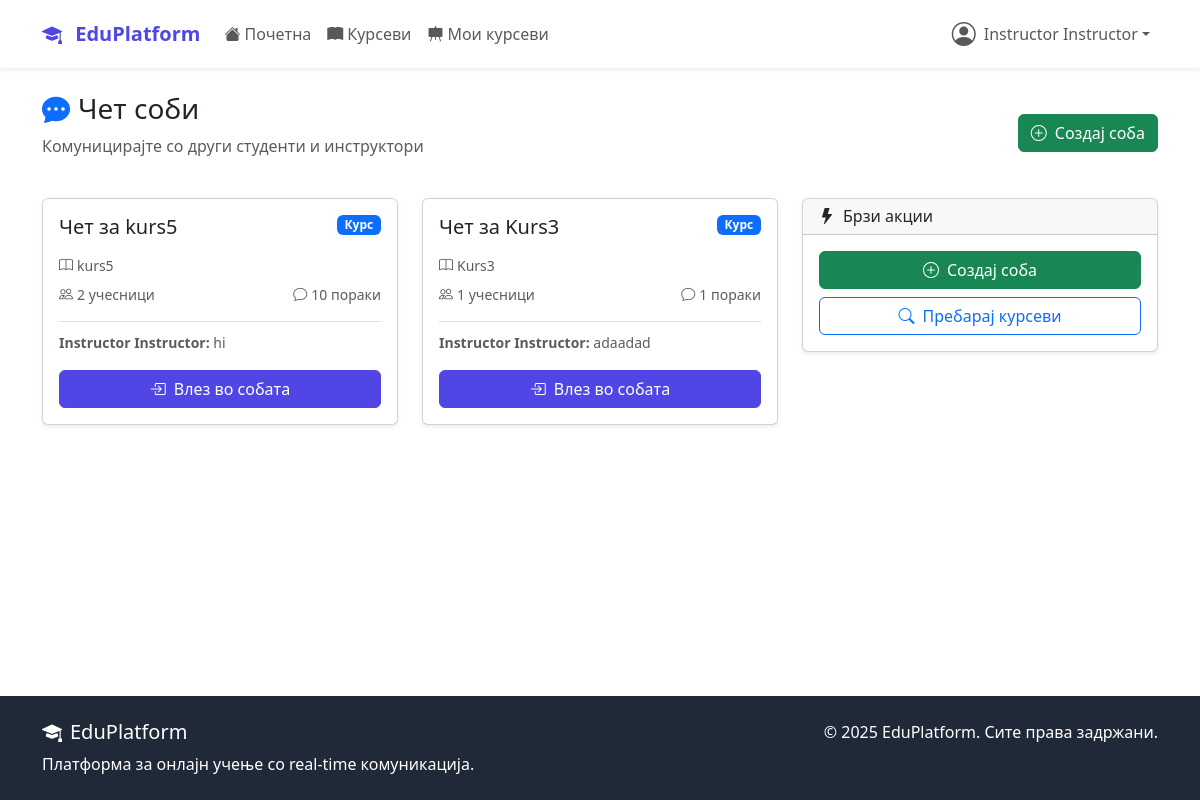
The page /chat/ (signed in) on the database its author committed.
### accounts/models.py (models this page shows, shortened)
class User(AbstractUser):
    USER_TYPE_CHOICES = (
        ('student', 'Студент'),
        ('instructor', 'Инструктор'),
        ('admin', 'Администратор'),
    )
    user_type = models.CharField(
        max_length=20,
        choices=USER_TYPE_CHOICES,
        default='student'
    )
    bio = models.TextField(max_length=500, blank=True)
    profile_picture = models.ImageField(
        upload_to='profile_pics/',
        blank=True,  # Додадено
        null=True    # Додадено
    )
    birth_date = models.DateField(null=True, blank=True)
    phone_number = models.CharField(max_length=15, blank=True)
    created_at = models.DateTimeField(auto_now_add=True)
    updated_at = models.DateTimeField(auto_now=True)

### chat/models.py (models this page shows, shortened)
class ChatRoom(models.Model):
    ROOM_TYPE_CHOICES = (
        ('course', 'Курс'),
        ('private', 'Приватен'),
        ('general', 'Општ'),
    )
    name = models.CharField(max_length=100)
    room_type = models.CharField(max_length=20, choices=ROOM_TYPE_CHOICES)
    course = models.OneToOneField(
        Course,
        on_delete=models.CASCADE,
        null=True,
        blank=True,
        related_name='chat_room'
    )
    participants = models.ManyToManyField(
        settings.AUTH_USER_MODEL,
        related_name='chat_rooms'
    )
    created_by = models.ForeignKey(
        settings.AUTH_USER_MODEL,
        on_delete=models.CASCADE,
        related_name='created_rooms'
    )
    is_active = models.BooleanField(default=True)
    created_at = models.DateTimeField(auto_now_add=True)
    def get_latest_message(self):
        return self.messages.order_by('-timestamp').first()

class Message(models.Model):
    MESSAGE_TYPE_CHOICES = (
        ('text', 'Текст'),
        ('file', 'Фајл'),
        ('image', 'Слика'),
        ('system', 'Системска'),
    )
    room = models.ForeignKey(ChatRoom, on_delete=models.CASCADE, related_name='messages')
    sender = models.ForeignKey(
        settings.AUTH_USER_MODEL,
        on_delete=models.CASCADE,
        related_name='sent_messages'
    )
    content = models.TextField()
    message_type = models.CharField(max_length=20, choices=MESSAGE_TYPE_CHOICES, default='text')
    file_attachment = models.FileField(upload_to='chat_files/', blank=True, null=True)
    reply_to = models.ForeignKey(
        'self',
        on_delete=models.CASCADE,
        null=True,
        blank=True,
        related_name='replies'
    )
    is_edited = models.BooleanField(default=False)
    edited_at = models.DateTimeField(null=True, blank=True)
    timestamp = models.DateTimeField(auto_now_add=True)
    class Meta:
        ordering = ['timestamp']

### courses/models.py (models this page shows, shortened)
class Course(models.Model):
    DIFFICULTY_CHOICES = (
        ('beginner', 'Почетник'),
        ('intermediate', 'Средно'),
        ('advanced', 'Напредно'),
    )
    STATUS_CHOICES = (
        ('draft', 'Нацрт'),
        ('published', 'Објавен'),
        ('archived', 'Архивиран'),
    )
    title = models.CharField(max_length=200)
    slug = models.SlugField(unique=True, blank=True, max_length=250)
    description = models.TextField()
    instructor = models.ForeignKey(
        settings.AUTH_USER_MODEL,
        on_delete=models.CASCADE,
        related_name='courses_taught'
    )
    category = models.ForeignKey(Category, on_delete=models.CASCADE)
    thumbnail = models.ImageField(upload_to='course_thumbnails/', blank=True)
    price = models.DecimalField(max_digits=8, decimal_places=2, default=0.00)
    difficulty = models.CharField(max_length=20, choices=DIFFICULTY_CHOICES)
    status = models.CharField(max_length=20, choices=STATUS_CHOICES, default='published')
    duration_hours = models.PositiveIntegerField(help_text="Должина во часови")
    max_students = models.PositiveIntegerField(null=True, blank=True)
    requirements = models.TextField(blank=True, help_text="Предуслови за курсот")
    what_you_learn = models.TextField(help_text="Што ќе научат студентите")
    created_at = models.DateTimeField(auto_now_add=True)
    updated_at = models.DateTimeField(auto_now=True)
    class Meta:
        ordering = ['-created_at']

### chat/views.py (the view)
# urls.py: path('', views.ChatListView.as_view(), name='list'),
class ChatListView(LoginRequiredMixin, ListView):
    model = ChatRoom
    template_name = 'chat/list.html'
    context_object_name = 'chat_rooms'
    def get_queryset(self):
        user = self.request.user
        return ChatRoom.objects.filter(
            participants=user,
            is_active=True
        ).annotate(
            message_count=Count('messages')
        ).order_by('-created_at')
    def get_context_data(self, **kwargs):
        context = super().get_context_data(**kwargs)
        user = self.request.user
        chat_settings, created = UserChatSettings.objects.get_or_create(user=user)
        context['chat_settings'] = chat_settings
        if user.user_type == 'instructor':
            context['available_courses'] = Course.objects.filter(
                instructor=user,
                status='published'
            ).exclude(
                chat_room__isnull=False
            )
        return context

### templates/chat/list.html (shortened to what this page needs)
{% extends 'base.html' %}
{% block content %}
<div class="container mt-4">
    <div class="d-flex justify-content-between align-items-center mb-4">
        <div>
            <h3><i class="bi bi-chat-dots-fill me-2 text-primary"></i>Чет соби</h3>
            <p class="text-muted">Комуницирајте со други студенти и инструктори</p>
        </div>
        {% if user.user_type == 'instructor' %}
        <a href="{% url 'chat:create_room' %}" class="btn btn-success">
            <i class="bi bi-plus-circle me-2"></i>Создај соба
        </a>
        {% endif %}
    </div>
    <div class="row">
        <div class="col-md-8">
            {% if chat_rooms %}
                <div class="row">
                    {% for room in chat_rooms %}
                    <div class="col-md-6 mb-3">
                        <div class="card chat-room-card h-100 shadow-sm">
                            <div class="card-body">
                                <div class="d-flex justify-content-between align-items-start mb-2">
                                    <h5 class="card-title">{{ room.name }}</h5>
                                    {% if room.room_type == 'course' %}
  <span class="badge bg-primary">{{ room.get_room_type_display }}</span>
{% elif room.room_type == 'private' %}
  <span class="badge bg-warning">{{ room.get_room_type_display }}</span>
{% else %}
  <span class="badge bg-info">{{ room.get_room_type_display }}</span>
{% endif %}
                                </div>
                                {% if room.course %}
                                    <p class="text-muted small mb-2">
                                        <i class="bi bi-book me-1"></i>{{ room.course.title }}
                                    </p>
                                {% endif %}
                                <div class="d-flex justify-content-between align-items-center text-muted small mb-3">
                                    <span>
                                        <i class="bi bi-people me-1"></i>{{ room.participants.count }} учесници
                                    </span>
                                    <span>
                                        <i class="bi bi-chat me-1"></i>{{ room.message_count }} пораки
                                    </span>
                                </div>
                                {% with latest_message=room.get_latest_message %}
                                {% if latest_message %}
                                    <div class="border-top pt-2 mb-3">
                                        <small class="text-muted">
                                            <strong>{{ latest_message.sender.get_full_name|default:latest_message.sender.username }}:</strong>
                                            {{ latest_message.content|truncatewords:8 }}
                                        </small>
                                    </div>
                                {% endif %}
                                {% endwith %}
                                <a href="{% url 'chat:room' room.id %}" class="btn btn-primary w-100">
                                    <i class="bi bi-box-arrow-in-right me-2"></i>Влез во собата
                                </a>
                            </div>
                        </div>
                    </div>
                    {% endfor %}
                </div>
            {% endif %}
        </div>
        <div class="col-md-4">
            <div class="card shadow-sm mb-3">
                <div class="card-header">
                    <h6 class="mb-0"><i class="bi bi-lightning-fill me-2"></i>Брзи акции</h6>
                </div>
                <div class="card-body">
                    <div class="d-grid gap-2">
                        {% if user.user_type == 'instructor' %}
                        <a href="{% url 'chat:create_room' %}" class="btn btn-success">
                            <i class="bi bi-plus-circle me-2"></i>Создај соба
                        </a>
                        {% endif %}
                        <a href="{% url 'courses:list' %}" class="btn btn-outline-primary">
                            <i class="bi bi-search me-2"></i>Пребарај курсеви
                        </a>
                    </div>
                </div>
            </div>
        </div>
    </div>
</div>
{% endblock %}

### templates/base.html (shortened to what this page needs)
<!DOCTYPE html>
<html lang="mk">
<head>
    <link href="https://cdn.jsdelivr.net/npm/bootstrap@5.3.2/dist/css/bootstrap.min.css" rel="stylesheet">
    <link rel="stylesheet" href="https://cdn.jsdelivr.net/npm/bootstrap-icons@1.11.1/font/bootstrap-icons.css">
</head>
<body class="d-flex flex-column min-vh-100">
    <nav class="navbar navbar-expand-lg navbar-light bg-white shadow-sm">
        <div class="container">
            <a class="navbar-brand" href="{% url 'dashboard:home' %}">
                <i class="bi bi-mortarboard-fill me-2"></i>
                EduPlatform
            </a>
            <div class="collapse navbar-collapse" id="navbarNav">
                <ul class="navbar-nav me-auto">
                    <li class="nav-item">
                        <a class="nav-link" href="{% url 'dashboard:home' %}">
                            <i class="bi bi-house-fill me-1"></i>Почетна
                        </a>
                    </li>
                    <li class="nav-item">
                        <a class="nav-link" href="{% url 'courses:list' %}">
                            <i class="bi bi-book-fill me-1"></i>Курсеви
                        </a>
                    </li>
                    {% if user.is_authenticated and user.user_type == 'instructor' %}
                    <li class="nav-item">
                        <a class="nav-link" href="{% url 'courses:my_courses' %}">
                            <i class="bi bi-easel-fill me-1"></i>Мои курсеви
                        </a>
                    </li>
                    {% endif %}
                </ul>
                <ul class="navbar-nav">
                    {% if user.is_authenticated %}
                        <li class="nav-item dropdown">
                            <a class="nav-link dropdown-toggle d-flex align-items-center" href="#"
                               id="navbarDropdown" role="button" data-bs-toggle="dropdown">
                                {% if user.profile_picture %}
                                    <img src="{{ user.profile_picture.url }}" alt="Профил"
                                         class="rounded-circle me-2" width="32" height="32">
                                {% else %}
                                    <i class="bi bi-person-circle me-2 fs-4"></i>
                                {% endif %}
                                {{ user.get_full_name|default:user.username }}
                            </a>
                        </li>
                    {% endif %}
                </ul>
            </div>
        </div>
    </nav>
    <main class="flex-grow-1">
        {% block content %}{% endblock %}
    </main>
    <footer class="footer mt-5 py-4">
        <div class="container">
            <div class="row">
                <div class="col-md-6">
                    <h5><i class="bi bi-mortarboard-fill me-2"></i>EduPlatform</h5>
                    <p class="mb-0">Платформа за онлајн учење со real-time комуникација.</p>
                </div>
                <div class="col-md-6 text-md-end">
                    <p class="mb-0">&copy; 2025 EduPlatform. Сите права задржани.</p>
                </div>
            </div>
        </div>
    </footer>
</body>
</html>

### templates/base.html (style rules this page uses)
:root { --primary-color: #4f46e5; --secondary-color: #6366f1; --success-color: #10b981; --warning-color: #f59e0b; --danger-color: #ef4444; --dark-color: #1f2937; --light-color: #f8fafc; }
.navbar-brand { font-weight: bold; color: var(--primary-color) !important; }
.btn-primary { background-color: var(--primary-color); border-color: var(--primary-color); }
.footer { background-color: var(--dark-color); color: white; margin-top: auto; }

### templates/chat/list.html (style rules this page uses)
.chat-room-card { transition: transform 0.2s; }

### rows shown on the page
User: get_full_name "Instructor Instructor"
ChatRoom: name "Чет за kurs5", room_type "Курс", course "kurs5", participants.count "2", message_count "10", get_latest_message.sender.get_full_name "Instructor Instructor", get_latest_message.content "hi"
ChatRoom: name "Чет за Kurs3", room_type "Курс", course "Kurs3", participants.count "1", message_count "1", get_latest_message.sender.get_full_name "Instructor Instructor", get_latest_message.content "adaadad"
